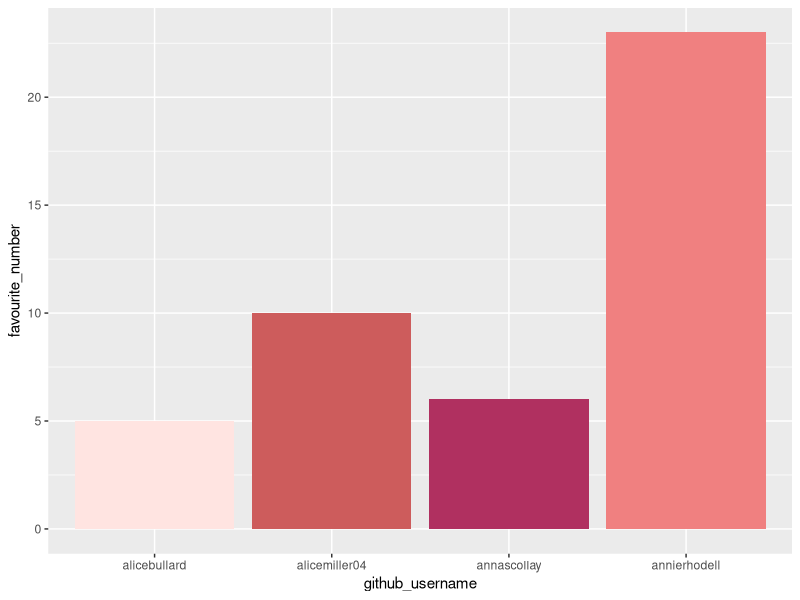
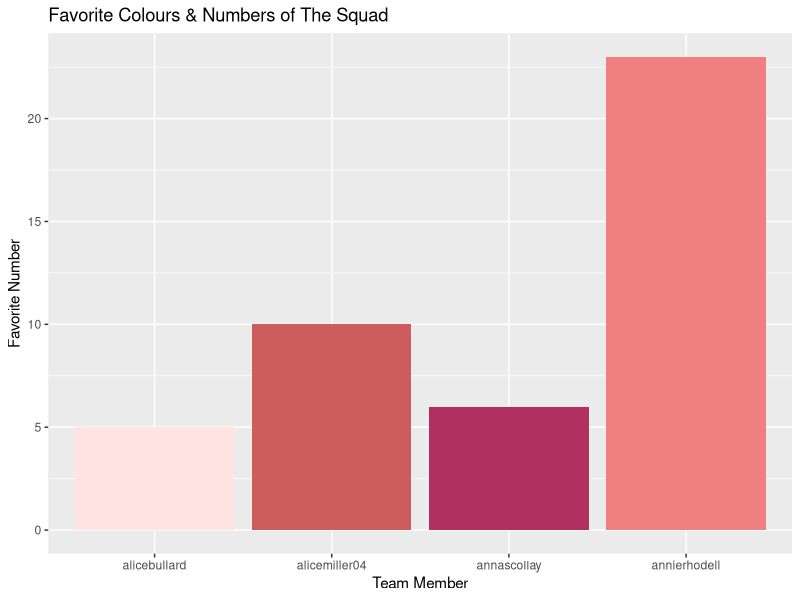
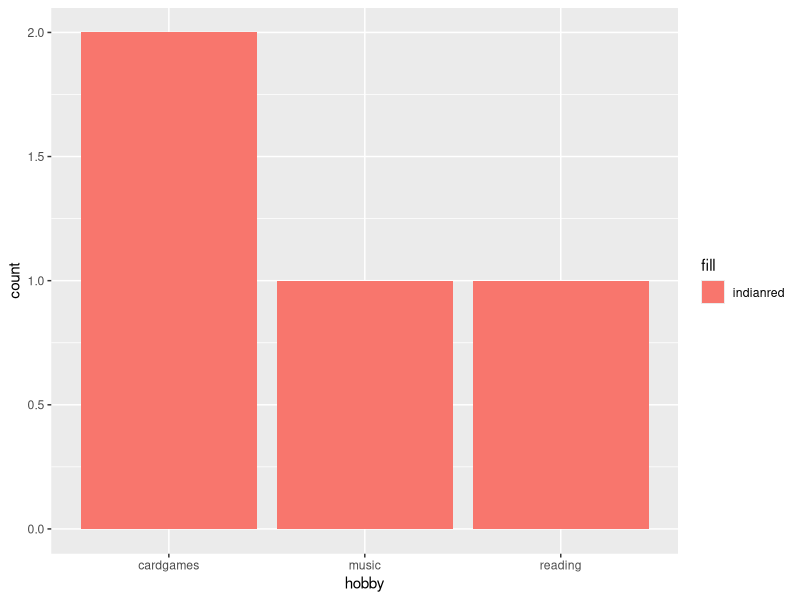

Here is the R script that generated these plots, in order:
## ---- chunk 1
library(tidyverse) 
## ---- chunk 2
team_data <- tibble(
  name = c("Annie", "Anna", 
           "Alice M", "Alice B"),
  github_username = c("annierhodell", "annascollay", 
                      "alicemiller04", "alicebullard"), 
  colour = c("lightcoral", "maroon", 
             "indianred", "mistyrose"),
  hobby = c("reading", "cardgames",
            "music", "cardgames"),
  favourite_number = c(23, 6, 10, 5)
  )

team_data
## ---- chunk 3
p1 <- ggplot(data = team_data, 
             mapping = aes(x = github_username, 
                           y = favourite_number,
                           fill = colour), 
             ) +
   geom_col() +
   scale_fill_identity()
p1
## ---- chunk 4
p1 + labs(x = "Team Member", 
          y = "Favorite Number",
          title = "Favorite Colours & Numbers of The Squad")
## ---- chunk 5
p2 <- ggplot(team_data, aes(x = hobby, fill = "indianred")) +
  geom_bar()
p2
